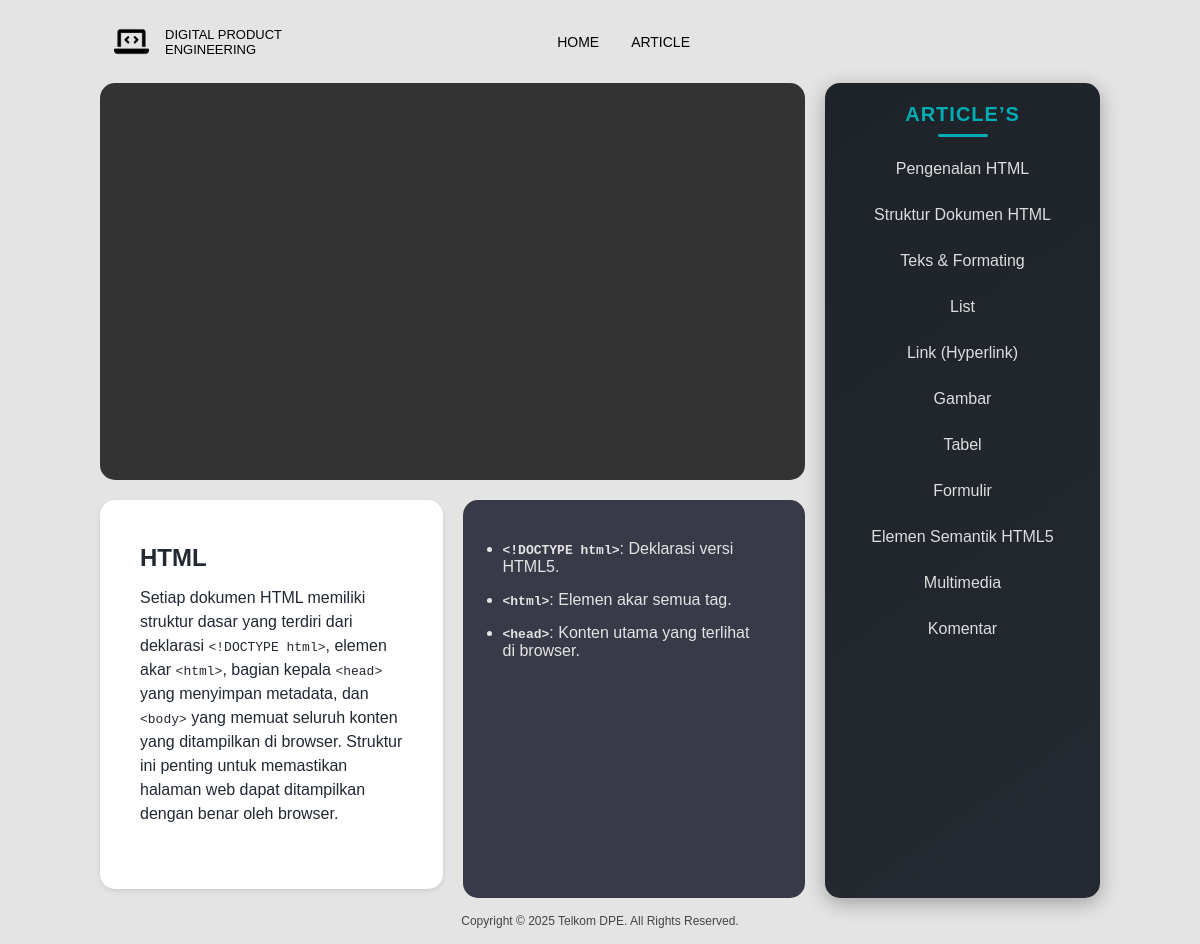
/pages/page.php?Id=2, run on the app's committed database.
### tables this page shows
CREATE TABLE `materi` (
  `Id_Materi` int(11) NOT NULL,
  `Nama_Materi` varchar(255) NOT NULL,
  `Rangkuman` varchar(10000) NOT NULL,
  `Point_Rangkuman` varchar(5870) NOT NULL,
  `Pranala_Youtube` varchar(255) NOT NULL
);

### pages/page.php (the view, shortened to what this page needs)
<?php
include("../connection.php");
$id = $_GET["Id"] ?? null;
$Pranala = mysqli_query($conn, "SELECT Pranala_Youtube FROM materi WHERE Id_Materi = '$id'");
$Rangkuman = mysqli_query($conn, "SELECT Rangkuman FROM materi WHERE Id_Materi = '$id'");
$Point = mysqli_query($conn, "SELECT Point_Rangkuman FROM materi WHERE Id_Materi = '$id'");
$pranalaData = mysqli_fetch_assoc($Pranala);
$rangkumanData = mysqli_fetch_assoc($Rangkuman);
$pointData = mysqli_fetch_assoc($Point);
?>
<!DOCTYPE html>
<html lang="en">
<head>
  <link rel="stylesheet" href="style.css">
</head>
<body>
  <header>
    <div class="header-container">
      <div class="logo">
        <img src="../asset/8665571_laptop_code_icon 1.svg" alt="Logo" height="35px" />
        <p>DIGITAL PRODUCT <br /> ENGINEERING</p>
      </div>
      <nav>
        <a href="../index.html">HOME</a>
        <a href="#page.php">ARTICLE</a>
      </nav>
    </div>
  </header>
  <center>
    <div class="container">
      <div class="main-content">
        <div class="card video-card">
          <iframe src="<?= $pranalaData['Pranala_Youtube'] ?>" title="YouTube video" frameborder="0"
            allowfullscreen></iframe>
        </div>
        <div class="small-cards">
          <div class="card white-card box-1">
            <h2>HTML</h2>
            <p><?= $rangkumanData['Rangkuman'] ?></p>
          </div>
          <div class="card dark-card box-2  ">
            <ul>
              <?= $pointData['Point_Rangkuman'] ?>
            </ul>
          </div>
        </div>
      </div>
      <div class="sidebar">
        <h2>Article’s</h2>
        <ol type="I">
          <li><a href="page.php?Id=1">Pengenalan HTML</a></li>
          <li><a href="page.php?Id=2">Struktur Dokumen HTML</a></li>
          <li><a href="page.php?Id=3">Teks & Formating</a></li>
          <li><a href="page.php?Id=4">List</a></li>
          <li><a href="page.php?Id=5">Link (Hyperlink)</a></li>
          <li><a href="page.php?Id=6">Gambar</a></li>
          <li><a href="page.php?Id=7">Tabel</a></li>
          <li><a href="page.php?Id=8">Formulir</a></li>
          <li><a href="page.php?Id=9">Elemen Semantik HTML5</a></li>
          <li><a href="page.php?Id=10">Multimedia</a></li>
          <li><a href="page.php?Id=11">Komentar</a></li>
        </ol>
      </div>
    </div>
  </center>
  <div class="copyright">
    Copyright © 2025 Telkom DPE. All Rights Reserved.
  </div>
</body>
</html>

### pages/style.css (style rules this page uses)
* { box-sizing: border-box; margin: 0; padding: 0; }
header { display: flex; justify-content: left; align-items: center; padding: 1rem 2rem; width: 100%; max-width: 1100px; margin: 0 auto; gap: 2rem; min-width: 600px; }
.header-container { display: flex; justify-content: space-between; align-items: center; padding: 0.5rem 2rem; flex-wrap: wrap; font-family: Jura, sans-serif; max-width: 640px; width: 100%; box-sizing: border-box; }
nav { display: flex; flex-wrap: wrap; gap: 2rem; }
nav a { color: #000; text-decoration: none; font-size: 14px; position: relative; transition: color 0.3s ease; }
.logo { display: flex; align-items: center; gap: 1rem; font-size: small; }
body { height: 100%; margin: 0; padding: 0; font-family: 'Kanit', sans-serif; }
body { justify-content: center; align-items: center; background: #e4e4e4; font-family: sans-serif; }
.container { max-width: 1000px; display: flex; gap: 20px; width: 100%; }
.main-content { flex: 3; display: flex; flex-direction: column; gap: 20px; }
.video-card { position: relative; border-radius: 20px; overflow: hidden; height: 240px; background: #333; }
.small-cards { display: flex; gap: 20px; height: fit-content; }
.card { flex: 1; border-radius: 15px; }
.white-card { background: #fff; box-shadow: 0 2px 5px rgba(0, 0, 0, 0.1); }
.dark-card { background: #393a47; }
.sidebar { flex: 1; background: linear-gradient(145deg, #1e2329, #252a32); border-radius: 15px; color: #fff; padding: 20px; min-height: 460px; box-shadow: 0 5px 20px rgba(0, 0, 0, 0.3); }
.sidebar h2 { font-size: 24px; margin-bottom: 20px; color: #00ADB5; text-transform: uppercase; letter-spacing: 1px; position: relative; }
.sidebar h2::after { content: ""; display: block; width: 50px; height: 3px; background-color: #00ADB5; margin-top: 8px; border-radius: 3px; }
.sidebar ol { padding-left: 0; margin: 0; list-style: none; }
.sidebar li { margin: 12px 0; padding: 8px 12px; border-radius: 8px; transition: background 0.3s ease, transform 0.2s ease; }
.sidebar a { color: #ddd; text-decoration: none; font-size: 16px; display: block; transition: color 0.3s ease, transform 0.2s ease; }
.card li { margin-bottom: 15px; }
.card h2 { margin-bottom: 10px; }
.box-2 ul { margin-bottom: 15px; }
.box-1 { width: 200px; min-height: 389px; height: fit-content; padding: 40px; color: #222831; text-align: left; line-height: 1.5; }
.box-2 { padding: 40px; color: #e4e4e4; text-align: left; width: 200px; height: 398px; }
.sidebar h2 { margin-bottom: 15px; font-size: 20px; }
.video-card { width: 100%; height: 100%; aspect-ratio: 16 / 9; display: block; }
.video-card iframe { width: 100%; height: 100%; border: none; }
.copyright { text-align: center; font-size: 12px; margin: 1rem 0; color: #444; }

### data on the page
materi: Rangkuman "Setiap dokumen HTML memiliki struktur dasar yang terdiri dari deklarasi <!DOCTYPE html> , elemen akar <html> , bagian kepala <head> yang menyimpan metadata, dan <body> yang memuat seluruh konten yang ditampilkan di browser. Struktur ini penting untuk memastikan halaman web dapat ditampilkan dengan benar oleh browser.", Point_Rangkuman "<!DOCTYPE html> : Deklarasi versi HTML5. <html> : Elemen akar semua tag. <head> : Konten utama yang terlihat di browser."
